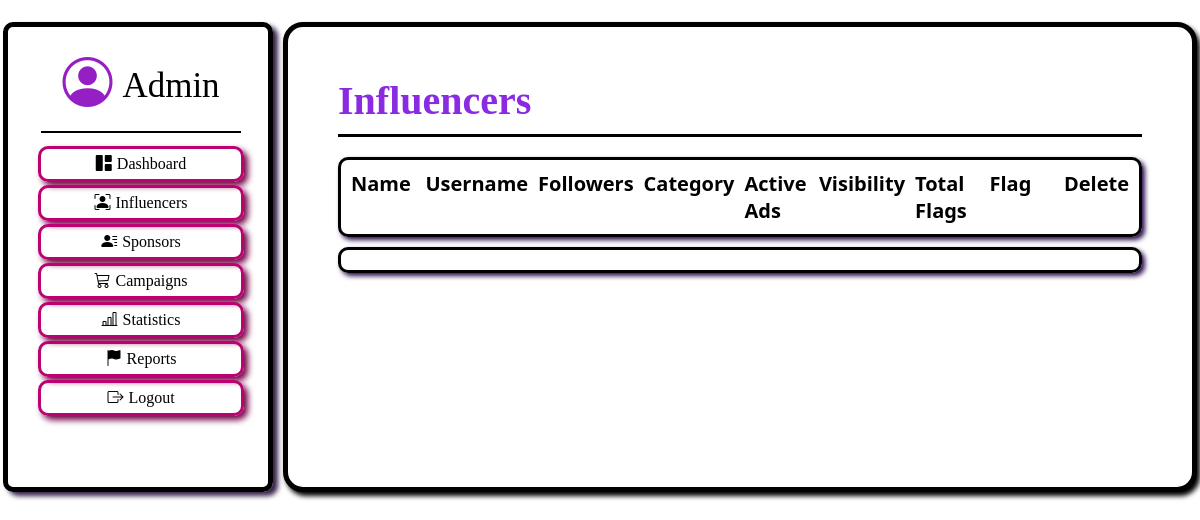
The app's page /admin/Influencers, older data.
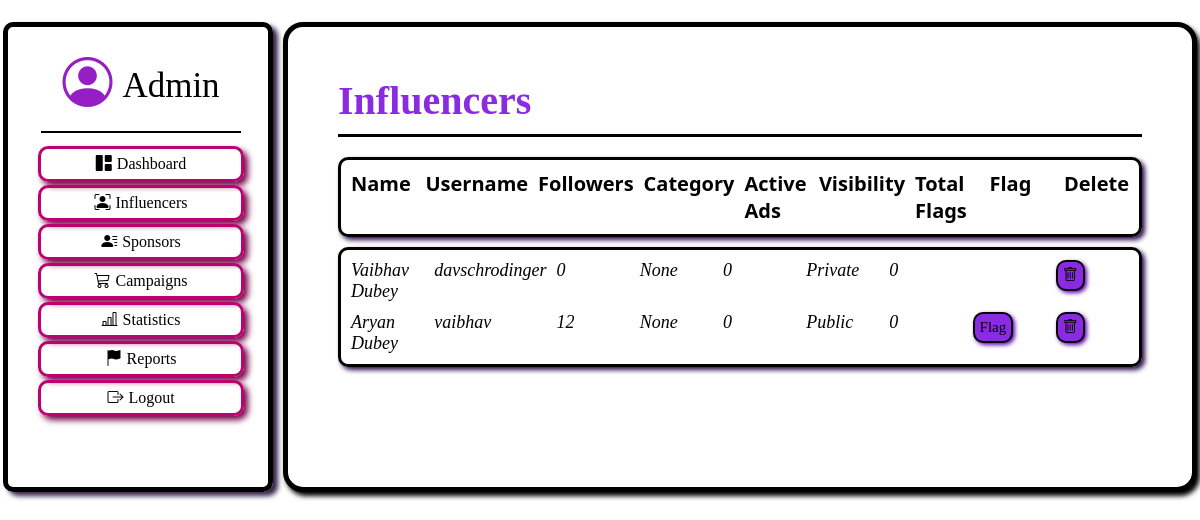
The same page, newer data.
### application/Models.py (models this page shows)
class User(db.Model):
    __tablename__ = 'User'
    id = db.Column(db.Integer, primary_key=True)
    fullname = db.Column(db.String(200), nullable=True)
    username = db.Column(db.String(200), unique=True, nullable=False)
    email = db.Column(db.String(200), unique=True, nullable=False)
    password = db.Column(db.String(100), nullable=False)
    bio = db.Column(db.Text, nullable=True)
    category = db.Column(db.String(100), nullable=True)
    niche = db.Column(db.String(100), nullable=True)
    followers=db.Column(db.Integer, default=0)
    following=db.Column(db.Integer, default=0)
    visibility=db.Column(db.String, default='Private')
    flag=db.Column(db.Boolean, default=False)
    flagCount=db.Column(db.Integer, default=0)
    products = db.relationship('UserProduct', backref='user')

### application/AdminController.py (the view, shortened to what this page needs)
@app.route('/admin/Influencers',methods=['POST','GET'])
def adminInflu():
    users=User.query.all()
    ads={}
    flagCount={}
    for user in users:
        ads[user.id]=UserProduct.query.filter_by(userID=user.id, status='Accepted').count()
        flagCount[user.id]=User.query.filter_by(id=user.id).count()
    return render_template("adminInflu.html",users=users,ads=ads,flagCount=flagCount)

### templates/adminInflu.html (shortened to what this page needs)
<!DOCTYPE html>
<html lang="en">
<head>
    <link rel="stylesheet" href="https://cdnjs.cloudflare.com/ajax/libs/bootstrap-icons/1.9.1/font/bootstrap-icons.min.css">
</head>
<body>
    <div class="box">
        <div class="side-box">
            <div class="head">
                <i class="bi bi-person-circle"></i>
                <span class="text-a">Admin</span>
            </div>
            <div class="line"></div>
            <div class="column">
                <i class="bi bi-grid-1x2-fill"></i>
                <a href="{{url_for('admin')}}"> Dashboard</a>
            </div>
            <div class="column">
                <i class="bi bi-person-bounding-box"></i>
                <a href="{{url_for('adminInflu')}}"> Influencers</a>
            </div>
            <div class="column">
                <i class="bi bi-person-lines-fill"></i>
                <a href="{{url_for('adminSpo')}}">Sponsors</a>
            </div>
            <div class="column">
                <i class="bi bi-cart3"></i>
                <a href="{{url_for('adminCamp')}}">Campaigns</a>
            </div>
            <div class="column">
                <i class="bi bi-bar-chart-line"></i>
                <a href="{{url_for('adminStat')}}">Statistics</a>
            </div>
            <div class="column">
                <i class="bi bi-flag-fill"></i>
                <a href="{{url_for('adminReport')}}">Reports</a>
            </div>
            <div class="column">
                <i class="bi bi-box-arrow-right"></i>
                <a href="{{url_for('logout')}}">Logout</a>
            </div>
        </div>
        <div class="main-box">
            <span class="title">Influencers</span>
            <div class="line1"></div>
            <div class="rect">
                <div class="i">Name</div>
                <div class="i">Username</div>
                <div class="i">Followers</div>
                <div class="i">Category</div>
                <div class="i">Active Ads</div>
                <div class="i">Visibility</div>
                <div class="i">Total Flags</div>
                <div class="i">Flag</div>
                <div class="i">Delete</div>
            </div>
            <div class="rect1">
                {% for user in users %}
                    <div class="i">{{user.fullname}} </div>
                    <div class="i">{{user.username}}</div>
                    <div class="i">{{user.followers}}</div>
                    <div class="i">{{user.category}}</div>
                    <div class="i">{{ads[user.id]}}</div>
                    <div class="i">{{user.visibility}}</div>
                    <div class="i">{{user.flagCount}}</div>
                    <div class="i">
                        <form method="POST">
                            {% if user.id!=1 %}
                                {% if user.flag==True %}
                                    <button type="submit" class="flag" name="unflag" value="unflag">Unflag</button>
                                {% elif user.flag==False %}
                                    <button type="submit" class="flag" name="flag" value="flag">Flag</button>
                                {% endif %}
                            {% endif %}
                        </form>
                    </div>
                    <div class="i">
                        <form method="POST">
                            <button type="submit" class="flag" name="delete" value="delete"><i class="bi bi-trash"></i>
                            </button>
                        </form>
                    </div>
                {% endfor %}
            </div>
        </div>
    </div>
</body>
</html>

Row changes from the older to the newer data that the page shows:
added User: fullname "Vaibhav Dubey", username "davschrodinger", followers "0", category "None", ads "0", visibility "Private", flagCount "0"
added User: fullname "Aryan Dubey", username "vaibhav", followers "12", category "None", ads "0", visibility "Public", flagCount "0", flag "Flag"
